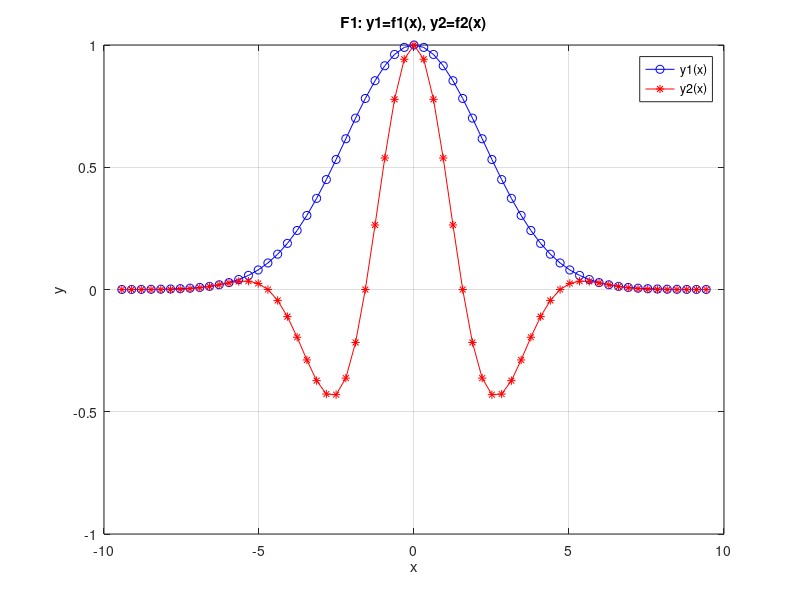
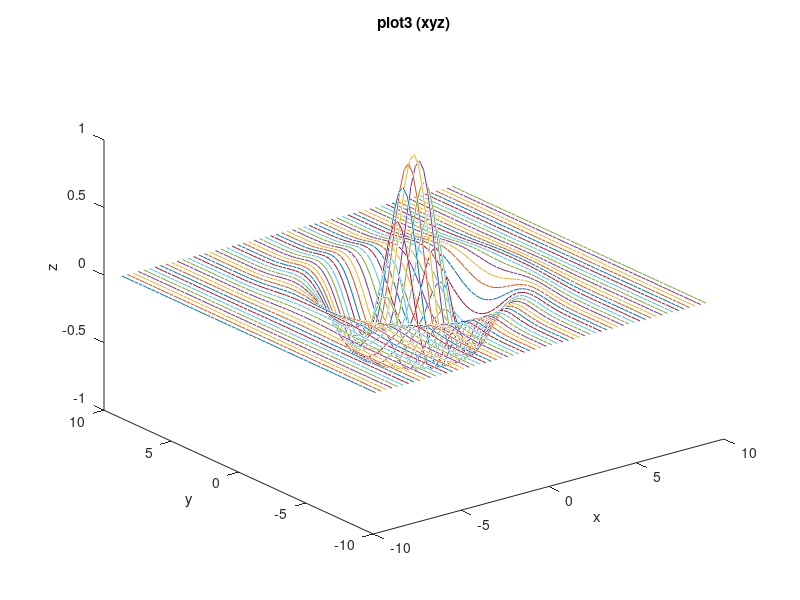
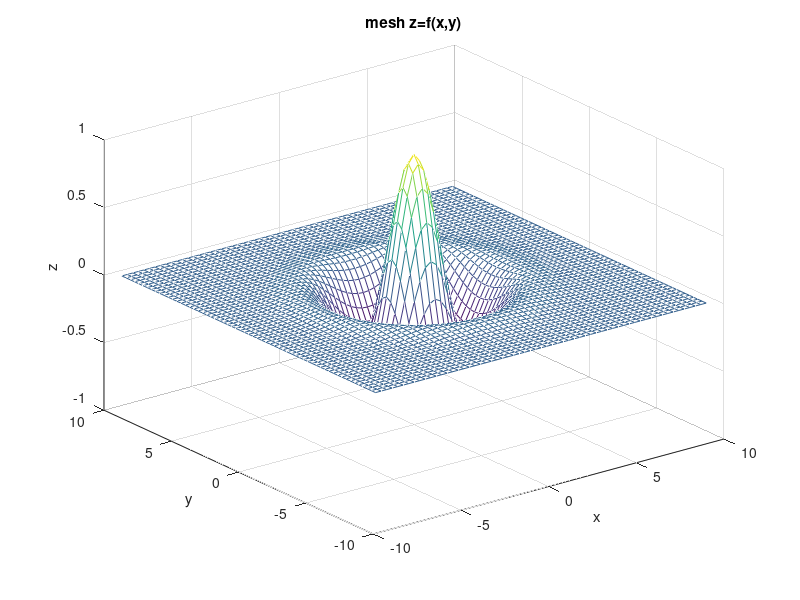
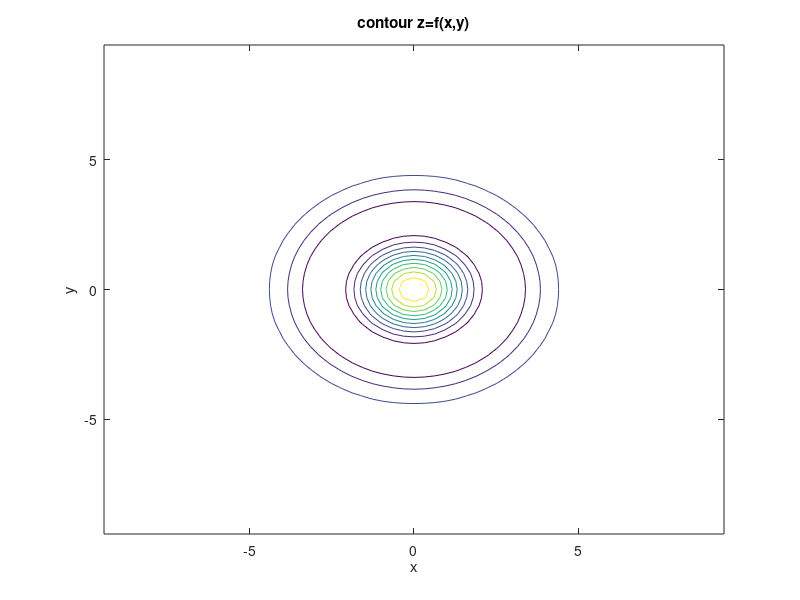

Write the MATLAB code that produced these figures, in order.
% Program matlab_figures.m
clear all; close all;

x = -3*pi : pi/10 : 3*pi;    % argument
y1 = exp( -0.1*x.^2 );       % gaussoida
y2 = y1 .* cos( x );         % gaussoida razy kosinusoida
figure; plot(x,y1,'bo-',x,y2,'r*-'); grid; xlabel('x'); ylabel('y'); 
legend('y1(x)','y2(x)'); title('F1: y1=f1(x), y2=f2(x)');

y = x';
X = repmat( x, length(x), 1);
Y = repmat( y, 1, length(x));
Z = exp( -0.1*(X.^2 + Y.^2) ) .* cos( sqrt(X.^2+Y.^2) );
figure; plot3(X,Y,Z);     xlabel('x'); ylabel('y'); zlabel('z'); title('plot3 (xyz)');
figure; mesh(X,Y,Z);      xlabel('x'); ylabel('y'); zlabel('z'); title('mesh z=f(x,y)');
figure; contour(X,Y,Z);   xlabel('x'); ylabel('y'); zlabel('z'); title('contour z=f(x,y)');
figure; imagesc(x,y,Z);   xlabel('x'); ylabel('y'); zlabel('z'); title('imagesc z=f(x,y)');
figure; surf(x,y,Z);      xlabel('x'); ylabel('y'); zlabel('z'); title('surf z=f(x,y)');
figure; surfc(x,y,Z);     xlabel('x'); ylabel('y'); zlabel('z'); title('surfc z=f(x,y)');
figure; surfl(x,y,Z);     xlabel('x'); ylabel('y'); zlabel('z'); title('surfl z=f(x,y)');
figure; waterfall(x,y,Z); xlabel('x'); ylabel('y'); zlabel('z'); title('waterfall z=f(x,y)');

figure;       % (liczba wierszy, liczba kolumn, numer rysunku - poziomo).  
subplot(121); plot(x,y1,'bo-',x,y2,'r*-');   % (121) - rys. lewy
subplot(122); mesh(X,Y,Z);                   % (122) - rys. prawy 